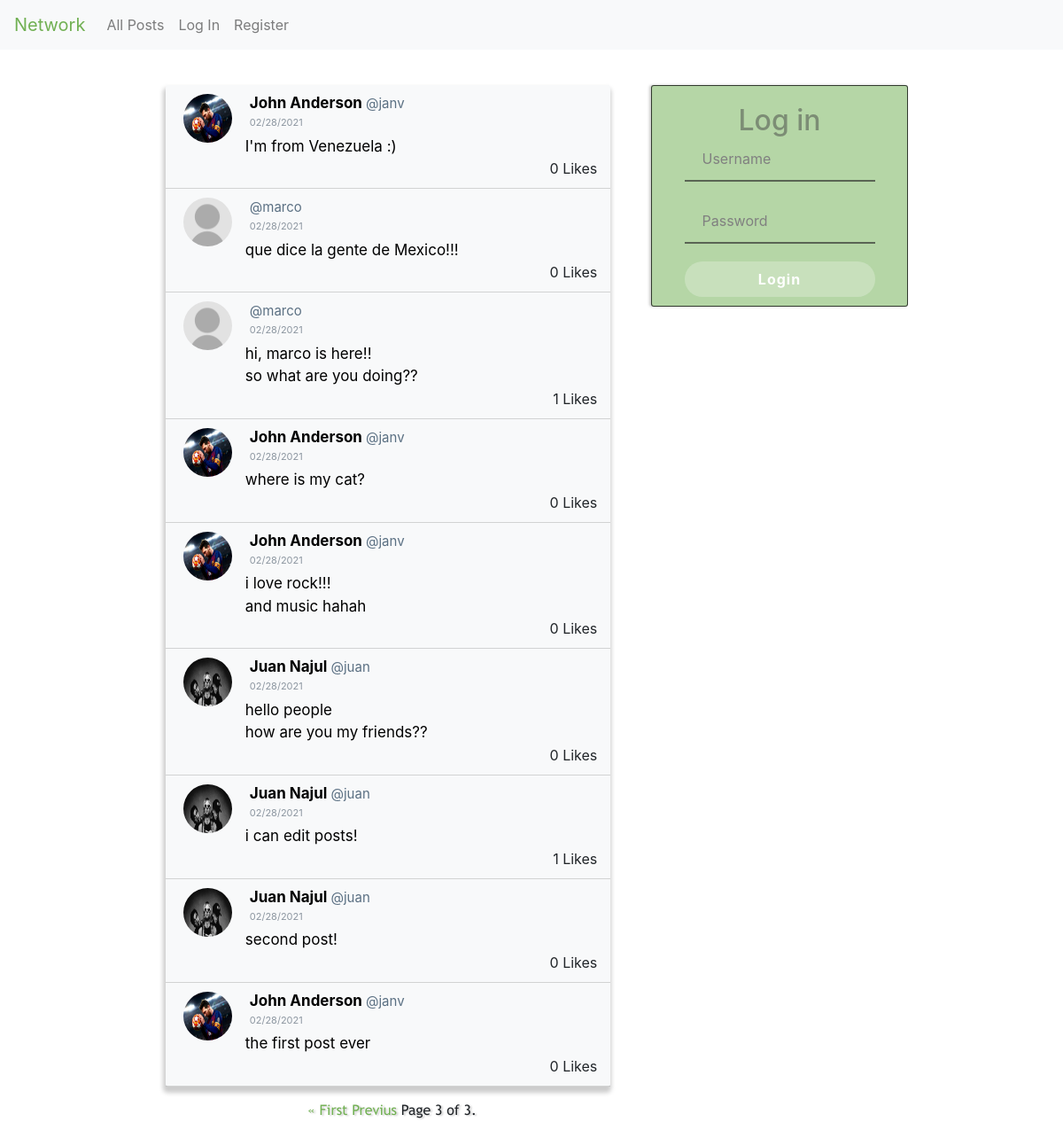
/?page=3, run on the app's committed database.
### network/models.py (models this page shows, shortened)
class Post(models.Model):
    content = models.CharField(max_length=255)
    user = models.ForeignKey(User, on_delete=models.CASCADE, related_name="author")
    likes = models.ManyToManyField(User, related_name="post_likes", null=True,blank=True)
    created_at = models.DateTimeField(auto_now_add=True)

class User(AbstractUser):
    profile_image = models.ImageField(default='../static/network/img/defaultprofile.jpg', verbose_name='user_photo', upload_to='profile_img')
    pass

### network/views.py (the view)
# urls.py: path("", views.index, name="index"),
def index(request):
    if request.method == "POST":
        if request.user.is_anonymous:
           return HttpResponseRedirect(reverse('index'))
        post_content = request.POST['content']
        new_post = Post(content=post_content, user=request.user)
        new_post.save()
        return HttpResponseRedirect(reverse('index'))
    else:
        posts= Post.objects.all().order_by("-id")
        paginator = Paginator(posts, 10)
        page_number = request.GET.get('page')
        page_obj = paginator.get_page(page_number)
        if request.user.is_authenticated:
            user_current = request.user
            current_user = get_object_or_404(User, username=user_current.username)
        else:
            current_user = None
        return render(request, "network/index.html", {
            "posts": page_obj,
            "current_user":current_user
        })

### network/templates/network/index.html (shortened to what this page needs)
{% extends "network/layout.html" %}
{% load static %}
{% block body %}
<section class="content">
    <div id="profile-content">
        <div class="container">
            <div class="row">
                <aside id="profile-space" class="col-10">
                    {% if request.user.is_authenticated %}
                    <div class="row">
                        <div class="profile-photo">
                            <a href="{% url 'profile' username=current_user.username %}">
                                <img src="{{current_user.profile_image.url}}" alt="">
                            </a>
                        </div>
                    </div>
                    <div class="row">
                        <div class="profile-name">
                            {% if current_user.first_name|length >= 1 and current_user.last_name|length >= 1 %}
                            <h4>{{current_user.first_name}} {{current_user.last_name}}</h4>
                            {% else %}
                            <h4>@{{current_user.username}}</h4>
                            {% endif %}
                        </div>
                    </div>
                    {% else %}
                    <div id="aside-login" class="col-10">
                        <div class="row">
                            <h2 id="aside-login-title">Log in</h2>
                        </div>
                        <form action="{% url 'login' %}" method="post" class="form-group">
                            <div class="row">
                                <input id="aside-login-username" class="aside-login-input"
                                autofocus autocomplete="off" type="text" name="username" placeholder="Username"/>
                            </div>
                            <div class="row">
                                <input id="aside-login-password" class="aside-login-input"
                                autofocus type="password" name="password" placeholder="Password"/>
                            </div>
                            <div class="row">
                                <button id="aside-login-button">
                                    Login
                                </button>
                            </div>
                        </form>
                    </div>
                    {% endif %}
                </aside>
            </div>
        </div>
    </div>
    <div id="published-content">
        <div class="container">
            <div class="row">
                <div id="published-post" class="col-12">
                    {% for post in posts%}
                    <div class="posts">
                        <div class="row">
                            <div class="post-photo" class="col-2">
                                <a href="{% url 'profile' username=post.user %}">
                                    <img src="{{post.user.profile_image.url}}" alt="" />
                                </a>
                            </div>
                            <div class="post-name col-6">
                                <a href="{% url 'profile' username=post.user %}">
                                    <h6>{{post.user.first_name}} {{post.user.last_name}} <span class="post-username">@{{post.user.username}}</span></h6>
                                </a>
                            </div>
                        </div>
                        <div class="row">
                            <p class="post-date col-12">{{post.created_at|date:"SHORT_DATE_FORMAT"}}</p>
                        </div>
                        <div class="row">
                            <p class="post-content col-12">{{post.content|linebreaksbr}}</p>
                        </div>
                        <div class="row">
                            <div class="post-buttons col-12">
                                <span class="num-likes id_num_likes{{post.id}}">{{post.likes.count}} Likes</span>
                            </div>
                        </div>
                    </div>
                    {% endfor %}
                </div>
                <div class="pagination">
                    <div id="pagination-content">
                        <span class="step-links">
                        {% if posts.has_previous %}
                            <a href="?page=1">&laquo; First</a>
                            <a href="?page={{ posts.previus_page_number }}">Previus</a>
                        {% endif %}
                        <span class="current">
                            Page {{ posts.number }} of {{ posts.paginator.num_pages }}.
                        </span>
                    </span>
                    </div>
                </div>
            </div>
        </div>
    </div>
</section>
{% endblock %}

### network/static/network/styles.css (style rules this page uses)
* { margin: 0px; padding: 0px; }
.content { width: 72.2%; height: 90vh; margin: 0 auto; margin-top: 20px; }
#profile-content { width: 29%; position: fixed; float: right; right: 13.5%; }
#profile-space { float: right; height: 250px; margin: 5px; margin-left: 45px; margin-top: 20px; background: #70b05383; border: 1px solid rgba(3, 3, 3, 0.733); border-radius: 3px; box-shadow: -2px 0px 3px #ccc; }
#aside-login { margin: 0 auto; }
#aside-login-title { margin: 0 auto; margin-top: 20px; color: rgba(68, 67, 67, 0.5); }
.aside-login-input { margin: 0 auto; width: 100%; background-color: transparent; border-left: 0px; border-top: 0px; border-right: 0px; border-bottom: 2px solid rgba(44, 43, 43, 0.658); font-size: 16px; margin-bottom: 20px; outline: none; padding: 0px 20px; height: 50px; }
::placeholder { color: grey; }
#aside-login-button { margin: 0 auto; margin-bottom: 15px; background-color: rgba(255, 255, 255, 0.253); color: white; border: none; border-radius: 25px; cursor: pointer; font-size: 16px; font-weight: bold; height: 40px; width: 100%; letter-spacing: 1px; transition: all 300ms; }
#published-content { display: block; float: left; width: 58%; }
#published-post, #profile-published-post { margin: 0 auto; padding: 0; margin-top: 20px; margin-left: 20px; border-radius: 3px; background: #f8f9fa; box-shadow: -1px 5px 5px 2px #ccc; }
.posts { width: 100%; margin-top: 0px; border-bottom: 1px solid rgba(173, 173, 173, 0.5); transition: all 300ms; }
.posts .post-name, .posts .post-date, .posts .post-content, .posts .post-photo { padding-left: 10px; padding-top: 10px; }
.posts .post-photo { width: 55px; height: 55px; margin-top: 10px; margin-left: 35px; border-radius: 50%; overflow: hidden; transition: all 300ms; }
.posts .post-photo img { width: 60px; height: 60px; margin-top: -13.5px; margin-left: -13px; border-radius: 50%; transition: all 300ms; }
.post-name { margin-left: 10px; font-family: -apple-system, BlinkMacSystemFont, 'Segoe UI', Roboto, Oxygen, Ubuntu, Cantarell, 'Open Sans', 'Helvetica Neue', sans-serif; }
.post-name a h6 { color: black; font-weight: bold; font-size: 17px; }
.post-name a { transition: all 100ms; }
.post-name span { font-weight:normal; font-size: 15px; color: rgb(91, 112, 131); }
.post-date { margin-top: -41px; margin-left: 100px; color: rgb(140, 150, 160); font-size: 11px; font-weight: normal; }
.post-content { margin-left: 95px; margin-top: -20px; margin-bottom: 0px; padding-right: 140px; color: black; font-size: 17px; }
.post-buttons { text-align: right; margin-bottom: 10px; }
.like-post, .fav-post, .num-likes, .edit-post-link, .in-like-post { margin-right: 15px; margin-left: -10px; }
.pagination { width: 100%; margin: 10px; margin-left: 59px; margin-top: 15px; text-align: center; cursor: pointer; }
#pagination-content { width: 100%; font-family: 'TrebuchetMS'; font-size: 16px; text-shadow: 2px 1px 2px #ccc; }
#pagination-content a { text-decoration: none; color: #71b053; transition: all 600ms; }

### data on the page
Post: user.profile_image (picture), user.first_name "John", user.last_name "Anderson", user.username "janv", created_at "02/28/2021", content "I'm from Venezuela :)", likes.count "0"
Post: user.profile_image (placeholder picture), user.username "marco", created_at "02/28/2021", content "que dice la gente de Mexico!!!", likes.count "0"
Post: user.profile_image (placeholder picture), user.username "marco", created_at "02/28/2021", content "hi, marco is here!! so what are you doing??", likes.count "1"
Post: user.profile_image (picture), user.first_name "John", user.last_name "Anderson", user.username "janv", created_at "02/28/2021", content "where is my cat?", likes.count "0"
Post: user.profile_image (picture), user.first_name "John", user.last_name "Anderson", user.username "janv", created_at "02/28/2021", content "i love rock!!! and music hahah", likes.count "0"
Post: user.profile_image (picture), user.first_name "Juan", user.last_name "Najul", user.username "juan", created_at "02/28/2021", content "hello people how are you my friends??", likes.count "0"
Post: user.profile_image (picture), user.first_name "Juan", user.last_name "Najul", user.username "juan", created_at "02/28/2021", content "i can edit posts!", likes.count "1"
Post: user.profile_image (picture), user.first_name "Juan", user.last_name "Najul", user.username "juan", created_at "02/28/2021", content "second post!", likes.count "0"
Post: user.profile_image (picture), user.first_name "John", user.last_name "Anderson", user.username "janv", created_at "02/28/2021", content "the first post ever", likes.count "0"

### other printed values
{{ posts.number }} "3"
{{ posts.paginator.num_pages }} "3"
